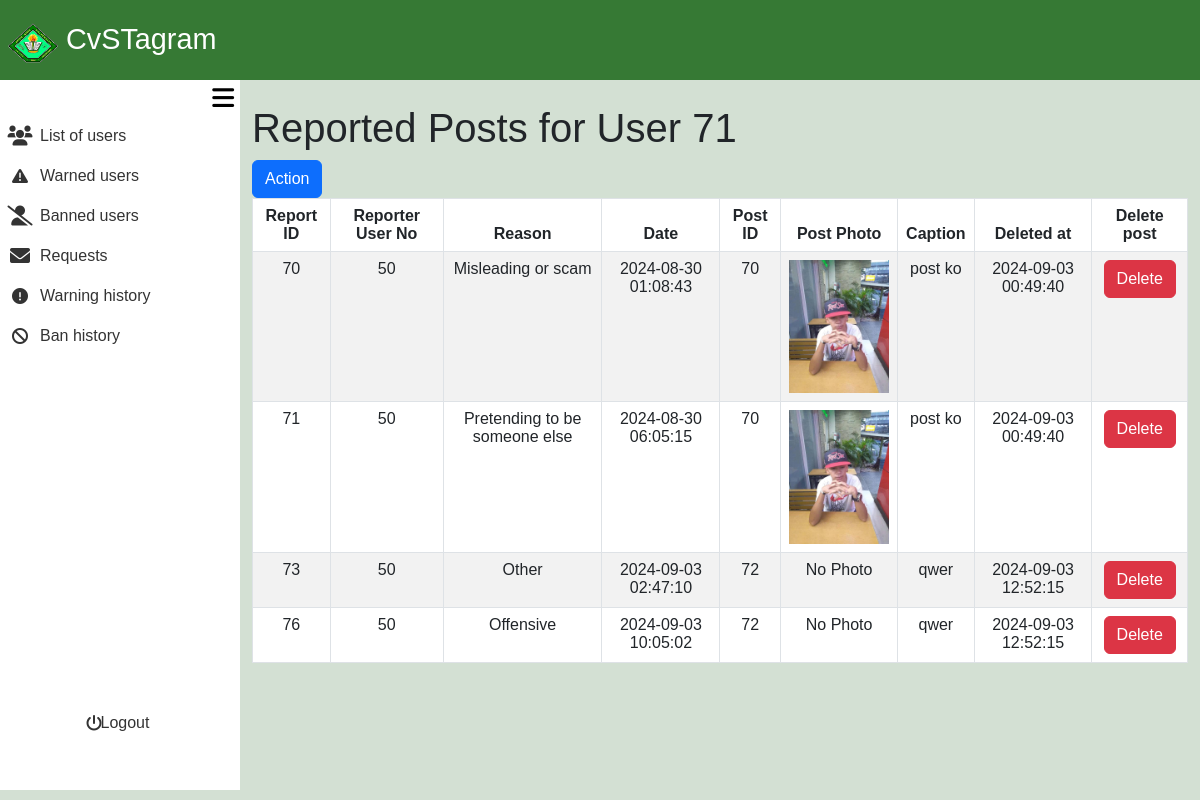
The page /admin_area/review_post.php?user_no=71 on the database its author committed.
### tables this page shows
CREATE TABLE `post_reports` (
  `report_id` int(11) NOT NULL,
  `post_id` int(11) DEFAULT NULL,
  `user_no` int(11) NOT NULL,
  `reporter_user_no` int(11) NOT NULL,
  `report_reason` varchar(100) NOT NULL,
  `report_date` timestamp NOT NULL DEFAULT current_timestamp()
);

CREATE TABLE `posts` (
  `post_id` int(11) NOT NULL,
  `user_no` int(11) DEFAULT NULL,
  `relation` varchar(10) DEFAULT NULL,
  `services` varchar(10) DEFAULT NULL,
  `caption` text DEFAULT NULL,
  `postphoto` varchar(255) DEFAULT NULL,
  `timestamp` timestamp NOT NULL DEFAULT current_timestamp(),
  `deleted_at` timestamp NULL DEFAULT NULL
);

### admin_area/review_post.php (the view, shortened to what this page needs)
<?php
require_once '../include/connect.php';
require_once '../include/bootsrap.php';
$admin_id = $_SESSION['admin_id'];
?>
<!DOCTYPE html>
<html lang="en">
<head>
    <link rel="stylesheet" href="admin_dashbaord.css?v=<?php echo time(); ?>">
</head>
<body>
<div class="container-fluid screen">
    <div class="container-fluid nav">
        <nav class="navbar">
            <div class="container-fluid navtexticon">
                <a class="navbar-brand px-2" href="#">
                <img src="../images/Cavite_State_University_(CvSU).png" alt="Logo" width="50" height="40" class="d-inline-block align-text-top">
                CvSTagram
                </a>
            </div>
        </nav>
    </div>
    <div class="container-fluid contbody">
    <div class="container-fluid sidenav">
    <div class="container-fluid menubutton">
        <button onclick="toggleSidenav()">
            <i class="fa-solid fa-bars"></i>
        </button>
    </div>
    <div class="container-fluid featurescont">
    <div class="container-fluid buttonlinkside">
                <div class="row">
                        <div class="col">
                            <ul>
                                <li>
                                    <a href="list_of_users.php">
                                        <div class="container-fluid listofusers">
                                            <div class="container-fluid listusericon">
                                                 <i class="fa-solid fa-users fa-lg"></i>
                                            </div>
                                            <div class="container-fluid listofusersname">
                                                List of users
                                            </div>
                                        </div>
                                    </a>
                                </li>
                            </ul>
                        </div>
                    </div>
                    <div class="row">
                        <div class="col">
                            <ul>
                                <li>
                                    <a href="active_warn.php">
                                        <div class="container-fluid listofusers">
                                            <div class="container-fluid listusericon">
                                            <i class="fa-solid fa-triangle-exclamation"></i>
                                            </div>
                                            <div class="container-fluid listofusersname">
                                                Warned users
                                            </div>
                                        </div>
                                    </a>
                                </li>
                            </ul>
                        </div>
                    </div>
                    <div class="row">
                        <div class="col">
                            <ul>
                                <li>
                                    <a href="active_ban.php">
                                        <div class="container-fluid Bannedaccounts">
                                            <div class="container-fluid Bannedaccountsicon">
                                            <i class="fa-solid fa-user-slash fa-lg"></i>
                                            </div>
                                            <div class="container-fluid Bannedaccountsname">
                                                Banned users
                                            </div>
                                        </div>
                                    </a>
                                </li>
                            </ul>
                        </div>
                    </div>
                        <div class="row">
                            <div class="col">
                                <ul>
                                    <li>
                                        <a href="request.php">
                                            <div class="container-fluid Deletedaccounts">
                                                <div class="container-fluid Deletedaccountsicon">
                                                <i class="fa-solid fa-envelope fa-lg"></i>
                                                </div>
                                                <div class="container-fluid Deletedaccountsname">
                                                        Requests
                                                </div>
                                            </div>
                                        </a>
                                    </li>
                                </ul>
                            </div>
                        </div>
                        <div class="row">
                        <div class="col">
                            <ul>
                                <li>
                                    <a href="warned_user.php">
                                        <div class="container-fluid listofusers">
                                            <div class="container-fluid listusericon">
                                            <i class="fa-solid fa-circle-exclamation"></i>
                                            </div>
                                            <div class="container-fluid listofusersname">
                                                Warning history
                                            </div>
                                        </div>
                                    </a>
                                </li>
                            </ul>
                        </div>
                    </div>
                    <div class="row">
                        <div class="col">
                            <ul>
                                <li>
                                    <a href="banned_user.php">
                                        <div class="container-fluid Bannedaccounts">
                                            <div class="container-fluid Bannedaccountsicon">
                                                <i class="fa-solid fa-ban"></i>
                                            </div>
                                            <div class="container-fluid Bannedaccountsname">
                                                Ban history
                                            </div>
                                        </div>
                                    </a>
                                </li>
                            </ul>
                        </div>
                    </div>
                    </div>
        <div class="container-fluid logoutcont">
            <div class="row">
                <div class="col">
                    <ul>
                        <li>
                            <a href="admin_logout.php">
                                <div class="container-fluid Deletedaccounts" style="border-radius: 10px;">
                                    <div class="container-fluid Deletedaccountsicon">
                                        <i class="fa-solid fa-power-off"></i>
                                    </div>
                                    <div class="container-fluid Deletedaccountsname">
                                        Logout
                                    </div>
                                </div>
                            </a>
                        </li>
                    </ul>
                </div>
            </div>
        </div>
    </div>
</div>
        </div>
        <div class="container-fluid content">
        <?php
$user_no = isset($_GET['user_no']) ? intval($_GET['user_no']) : 0;
$query = "SELECT
    pr.report_id,
    pr.reporter_user_no,
    pr.report_reason,
    pr.report_date,
    pr.user_no,
    p.post_id,
    ur.user_no,
    ur.fname,
    ur.lname,
    p.postphoto,
    p.caption,
    p.deleted_at
FROM
    post_reports pr
JOIN
    posts p ON pr.post_id = p.post_id
JOIN
    user_registration ur ON pr.user_no = ur.user_no
WHERE
    ur.user_no = ?";
$stmt = $con->prepare($query);
$stmt->bind_param('i', $user_no);
$stmt->execute();
$reports = $stmt->get_result();
?>
    <div class="container mt-4">
        <h1>Reported Posts for User <?php echo htmlspecialchars($user_no); ?></h1>
        <a href="admin_action.php?user_no=<?php echo htmlspecialchars($user_no); ?>"><button class="btn btn-primary">Action</button></a>
        <table class="table table-bordered table-striped">
            <thead>
                <tr>
                    <th scope="col">Report ID</th>
                    <th scope="col">Reporter User No</th>
                    <th scope="col">Reason</th>
                    <th scope="col">Date</th>
                    <th scope="col">Post ID</th>
                    <th scope="col">Post Photo</th>
                    <th scope="col">Caption</th>
                    <th scope="col">Deleted at</th>
                    <th scope="col">Delete post</th>
                </tr>
            </thead>
            <tbody>
                <?php while ($report = $reports->fetch_assoc()): ?>
                    <?php
                        $post_id = $report['post_id'];
                        $user_no = $report['user_no'];
                    ?>
                    <tr>
                        <td><?php echo htmlspecialchars($report['report_id']); ?></td>
                        <td><?php echo htmlspecialchars($report['reporter_user_no']); ?></td>
                        <td><?php echo htmlspecialchars($report['report_reason']); ?></td>
                        <td><?php echo htmlspecialchars($report['report_date']); ?></td>
                        <td><?php echo htmlspecialchars($post_id); ?></td>
                        <td>
                            <?php if ($report['postphoto']): ?>
                                <img src="../include/posts_images/<?php echo htmlspecialchars($report['postphoto']); ?>" alt="Post Photo" width="100">
                            <?php else: ?>
                                No Photo
                            <?php endif; ?>
                        </td>
                        <td><?php echo htmlspecialchars($report['caption']); ?></td>
                        <td><?php echo htmlspecialchars($report['deleted_at']); ?></td>
                        <td>
                            <button type="button"
                                    data-bs-toggle="modal"
                                    data-bs-target="#exampleModal5"
                                    class="btn btn-danger"
                                    data-post-id="<?php echo htmlspecialchars($post_id); ?>"
                                    data-user-no="<?php echo htmlspecialchars($user_no); ?>"
                                    data-admin-id="<?php echo htmlspecialchars($admin_id); ?>"
                                    data-report-id="<?php echo htmlspecialchars($report['report_id']); ?>"
                                    data-post-photo="<?php echo htmlspecialchars($report['postphoto'] ? '../include/posts_images/' . $report['postphoto'] : ''); ?>"
                                    data-post-caption="<?php echo htmlspecialchars($report['caption'] ?: ''); ?>">
                                Delete
                            </button>
                        </td>
                    </tr>
                <?php endwhile; ?>
            </tbody>
        </table>
    </div>
        </div>
    </div>
</body>
</html>

### admin_area/admin_dashbaord.css (style rules this page uses)
body { font-family: Arial, Helvetica, sans-serif; padding: 0; margin: 0; background-color: #D3E0D3; }
ul, li, a { text-decoration: none; list-style-type: none; color: inherit; padding: 0; }
.container-fluid { padding: 0; }
.screen { height: 100vh; width: 100%; display: flex; flex-direction: column; }
.nav { height: 10vh; width: 100%; padding: 0; background-color: #367934; }
.contbody { display: flex; flex: 1; }
.sidenav { position: fixed; top: 10vh; left: 0; height: calc(90vh - 10px); width: 20%; transition: width 0.3s; background-color: #fff; z-index: 1000; }
.navtexticon a { color: #fff; font-size: 1.8rem; }
.menubutton { height: 5%; width: 100%; display: flex; align-items: center; justify-content: flex-end; }
.menubutton button { border: none; background-color: transparent; font-size: 25px; }
.content { margin-left: 20%; width: 80%; transition: width 0.3s, margin-left 0.3s; min-height: 90%; height: auto; }
.featurescont { height: 90%; }
.buttonlinkside { height: 90%; }
.logoutcont { width: 100%; height: 10%; display: flex; align-items: center; justify-content: center; }
.Deletedaccountsname, .Bannedaccountsname, .listofusersname { height: 100%; width: 100%; display: flex; align-items: center; justify-content: flex-start; }
.Deletedaccounts, .Bannedaccounts, .listofusers { transition: background-color 0.3s ease; border-radius: 0 10px 10px 0; flex: 0 0 auto; padding: 0; height: 100%; display: flex; align-items: center; justify-content: flex-start; flex-direction: row; }
.Deletedaccountsicon, .Bannedaccountsicon, .listusericon { width: 20%; height: 100%; display: flex; align-items: center; justify-content: center; }
.Deletedaccounts, .Bannedaccounts, .listofusers { color: #333; }
.table th, .table td { text-align: center; }

### rows shown on the page
post_reports: report_id "70", reporter_user_no "50", report_reason "Misleading or scam", report_date "2024-08-30 01:08:43", post.post_id "70", post.postphoto (picture), post.caption "post ko", post.deleted_at "2024-09-03 00:49:40"
post_reports: report_id "71", reporter_user_no "50", report_reason "Pretending to be someone else", report_date "2024-08-30 06:05:15", post.post_id "70", post.postphoto (picture), post.caption "post ko", post.deleted_at "2024-09-03 00:49:40"
post_reports: report_id "73", reporter_user_no "50", report_reason "Other", report_date "2024-09-03 02:47:10", post.post_id "72", shows "No Photo", post.caption "qwer", post.deleted_at "2024-09-03 12:52:15"
post_reports: report_id "76", reporter_user_no "50", report_reason "Offensive", report_date "2024-09-03 10:05:02", post.post_id "72", shows "No Photo", post.caption "qwer", post.deleted_at "2024-09-03 12:52:15"

### other values the page prints
$user_no "71"
